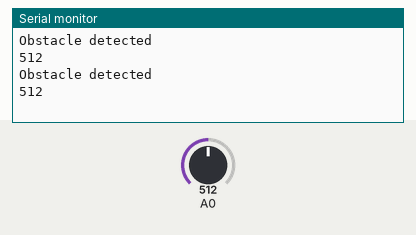
Simulated run of this sketch. Board: Arduino Uno, built with avr-gcc and run on an emulated ATmega328P. Shown: the last lines printed to the serial monitor. The test bench sets the inputs (shaded band); at power-on: A0 = 512.

Above: at 3.8 s.
3.9 s: A0 set to 610
At 7.2 s:
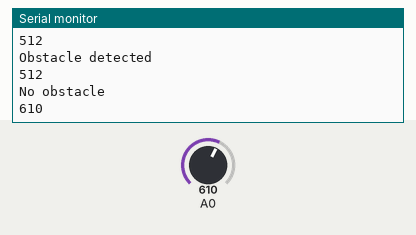
10.5 s: A0 set to 590
At 13.2 s:
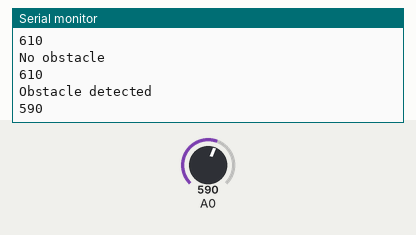
Timing chart, 0 to 14.7 s (numbered marks = the images above; inputs shaded):
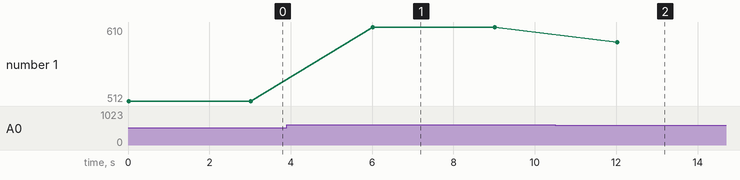

The sketch:

IRsenseor.ino
```cpp
// OBSTACLE DETECTED OR NOT USING AN IR SENSOR


void setup() {
 Serial.begin(9600);
 pinMode(A0,INPUT);


}

void loop() {
  // put your main code here, to run repeatedly:
  int ir = analogRead(A0);

  if (ir < 600){
    Serial.println("Obstacle detected");
  }

  else {
    Serial.println("No obstacle");

  }
  Serial.println(ir);

  delay(3000);

}
```

Measured:
- after the input at 3.9 s, the serial monitor: prints a new line after 2.1 s (image 1)
- after the input at 10.5 s, the serial monitor: prints a new line after 1.5 s (image 2)
- plotted number 1: 512 → 610 after the input at 3.9 s, 610 → 590 after the input at 10.5 s
